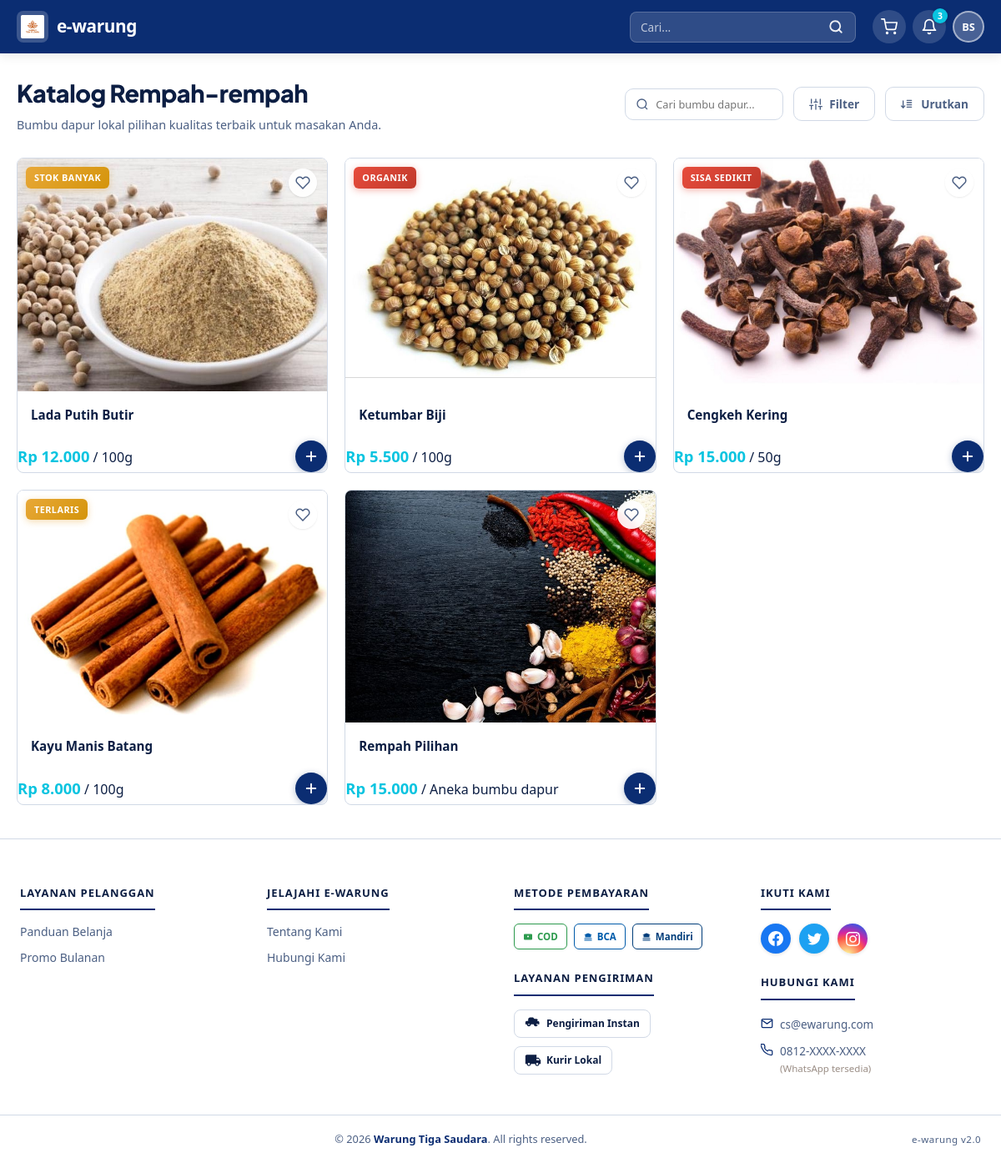
The page /index.php?page=rempah (signed in) on the database its author committed.
### tables this page shows
CREATE TABLE `products` (
    `id`          INT AUTO_INCREMENT PRIMARY KEY,
    `name`        VARCHAR(100)   NOT NULL,
    `category`    VARCHAR(50)    NOT NULL,
    `unit_desc`   VARCHAR(100)   NOT NULL,
    `price`       DECIMAL(10,2)  NOT NULL,
    `image_url`   VARCHAR(255)   NOT NULL,
    `badge_label` VARCHAR(50)    DEFAULT NULL,
    `created_at`  TIMESTAMP      DEFAULT CURRENT_TIMESTAMP,
    `updated_at`  TIMESTAMP      DEFAULT CURRENT_TIMESTAMP ON UPDATE CURRENT_TIMESTAMP
);

### config/db_connect.php (called while the page is built, shortened)
<?php
function getProductImage(string $name, string $dbUrl = ''): string
{
    if ($dbUrl !== '' && $dbUrl !== 'assets/images/logo.png' && $dbUrl !== 'assets/images/logo.png') {
        $testUrl = $dbUrl;
    }
    return $map[$name] ?? 'assets/images/logo.png';
}

### pages/rempah.php (the view, shortened to what this page needs)
<?php
require_once dirname(__DIR__) . '/config/db_connect.php';
$searchQuery = isset($_GET['search']) ? trim($_GET['search']) : '';
try {
    if ($searchQuery !== '') {
        $stmt = $pdo->prepare("SELECT * FROM products WHERE category = 'Rempah-rempah' AND name LIKE ? ORDER BY id ASC");
        $stmt->execute(['%' . $searchQuery . '%']);
    } else {
        $stmt = $pdo->prepare("SELECT * FROM products WHERE category = 'Rempah-rempah' ORDER BY id ASC");
        $stmt->execute();
    }
    $rempahProducts = $stmt->fetchAll();
} catch (PDOException $e) {
    $rempahProducts = [];
    error_log('Rempah fetch error: ' . $e->getMessage());
}
?>
<div class="catalog-header fade-in">
    <div>
        <h1 class="catalog-header__title">Katalog Rempah-rempah</h1>
        <p class="catalog-header__desc">Bumbu dapur lokal pilihan kualitas terbaik untuk masakan Anda.</p>
    </div>
    <div class="catalog-header__actions">
        <div class="search-box-wrapper">
            <svg viewBox="0 0 24 24" fill="none" stroke="currentColor" stroke-width="2" class="search-box-icon">
                <circle cx="11" cy="11" r="8"/><line x1="21" y1="21" x2="16.65" y2="16.65"/>
            </svg>
            <form action="index.php" method="GET" style="margin:0; display:flex;">
                <input type="text" name="search" class="input-search" placeholder="Cari bumbu dapur..." value="<?= htmlspecialchars($searchQuery) ?>">
            </form>
        </div>
        <button class="btn-filter">
            Filter
        </button>
        <button class="btn-sort">
            Urutkan
        </button>
    </div>
</div>
<div class="products__grid">
    <?php if (!empty($rempahProducts)): ?>
        <?php foreach ($rempahProducts as $product): ?>
            <div class="product-card fade-in" id="product-<?= htmlspecialchars($product['id']) ?>">
                <a href="detail_produk.php?id=<?= (int) $product['id'] ?>" class="product-card__link" style="text-decoration:none;color:inherit;display:block;">
                    <div class="product-card__image-wrapper">
                        <img
                            src="<?= htmlspecialchars(getProductImage($product['name'], $product['image_url'] ?? '')) ?>"
                            alt="<?= htmlspecialchars($product['name']) ?>"
                            class="product-card__image"
                            loading="lazy"
                        >
                        <?php if (!empty($product['badge_label'])): ?>
                            <span class="product-card__badge
                                <?= ($product['badge_label'] === 'Terlaris' || $product['badge_label'] === 'Stok Banyak')
                                    ? 'product-card__badge--laris'
                                    : 'product-card__badge--promo' ?>">
                                <?= htmlspecialchars($product['badge_label']) ?>
                            </span>
                        <?php endif; ?>
                        <button class="btn-wishlist" title="Tambah ke Wishlist" onclick="event.preventDefault();event.stopPropagation();">
                            <svg viewBox="0 0 24 24" fill="none" stroke="currentColor" stroke-width="2" stroke-linecap="round" stroke-linejoin="round">
                                <path d="M20.84 4.61a5.5 5.5 0 00-7.78 0L12 5.67l-1.06-1.06a5.5 5.5 0 00-7.78 7.78l1.06 1.06L12 21.23l7.78-7.78 1.06-1.06a5.5 5.5 0 000-7.78z"/>
                            </svg>
                        </button>
                    </div>
                    <div class="product-card__info">
                        <h3 class="product-card__name"><?= htmlspecialchars($product['name']) ?></h3>
                    </div>
                </a>
                <div class="product-card__footer">
                    <div>
                        <span class="product-card__price"><?= formatRupiah((float) $product['price']) ?></span>
                        <span class="product-card__unit-label">/ <?= htmlspecialchars(explode(' / ', $product['unit_desc'])[0]) ?></span>
                    </div>
                    <form action="<?= BASE_URL ?>process/cart_action.php" method="POST" style="margin:0;">
                        <button type="submit" class="product-card__cart-btn product-card__cart-btn--round" title="Tambah ke Keranjang">
                            <svg viewBox="0 0 24 24" fill="none" stroke="currentColor" stroke-width="2.5" stroke-linecap="round" stroke-linejoin="round">
                                <line x1="12" y1="5" x2="12" y2="19"/>
                                <line x1="5" y1="12" x2="19" y2="12"/>
                            </svg>
                        </button>
                    </form>
                </div>
            </div>
        <?php endforeach; ?>
    <?php else: ?>
        <div style="grid-column: 1 / -1; text-align: center; padding: 48px 20px; color: var(--color-text-light);">
            <p>Tidak ada produk kategori Rempah-rempah.</p>
        </div>
    <?php endif; ?>
</div>

### rows shown on the page
products: shows a picture, badge_label "STOK BANYAK", name "Lada Putih Butir", price "Rp 12.000", unit_desc "100g"
products: shows a picture, badge_label "ORGANIK", name "Ketumbar Biji", price "Rp 5.500", unit_desc "100g"
products: shows a picture, badge_label "SISA SEDIKIT", name "Cengkeh Kering", price "Rp 15.000", unit_desc "50g"
products: shows a picture, badge_label "TERLARIS", name "Kayu Manis Batang", price "Rp 8.000", unit_desc "100g"
products: name+image_url (picture), name "Rempah Pilihan", price "Rp 15.000", unit_desc "Aneka bumbu dapur"

### other values the page prints
$headerInitials "BS"
